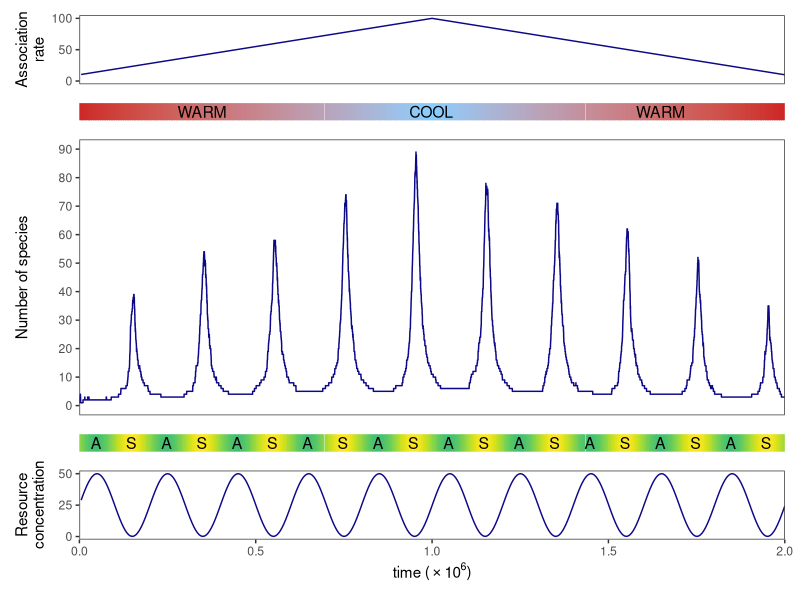

Here is the R script that generated this plot:
library(tidyverse)
library(patchwork)


dat <- read_tsv("../data/fig4_data.tsv", col_types = "ddid-",
                col_names = c("time", "resource", "numTypes", "assocRate")) |>
  mutate(time = time / 1e6)


p1 <- dat |>
  slice(1:400 * 100) |> # Reduce resolution (same quality, smaller file size)
  ggplot(aes(x = time, y = assocRate)) +
  geom_line(color = viridis::plasma(1)) +
  scale_x_continuous(expand = c(0, 0), limits = c(0, NA)) +
  scale_y_continuous(limits = c(0, NA), breaks = c(0, 50, 100)) +
  labs(x = NULL, y = "Association\nrate") +
  theme_bw() +
  theme(panel.grid = element_blank(),
        axis.text.x = element_blank(), axis.ticks.x = element_blank())

p2 <- dat |>
  slice(1:400 * 100) |> # Reduce resolution (same quality, smaller file size)
  ggplot(aes(x = time, y = 0, color = assocRate, fill = assocRate)) +
  geom_tile() +
  scale_x_continuous(expand = c(0, 0)) +
  scale_y_continuous(expand = c(0, 0)) +
  scale_color_gradient(low = "firebrick3", high = "skyblue1") +
  scale_fill_gradient(low = "firebrick3", high = "skyblue1") +
  labs(x = NULL, y = NULL) +
  guides(color = "none", fill = "none") +
  theme_minimal() +
  theme(axis.text = element_blank(), axis.ticks = element_blank()) +
  annotate(geom = "text", x = 0.35, y = 0, label = "WARM", color = "black", size = 4) +
  annotate(geom = "text", x = 1.00, y = 0, label = "COOL", color = "black", size = 4) +
  annotate(geom = "text", x = 1.65, y = 0, label = "WARM", color = "black", size = 4)

p3 <- dat |>
  ggplot(aes(x = time, y = numTypes)) +
  geom_line(color = viridis::plasma(1)) +
  scale_x_continuous(expand = c(0, 0), limits = c(0, NA)) +
  scale_y_continuous(breaks = 0:9 * 10) +
  labs(x = NULL, y = "Number of species") +
  theme_bw() +
  theme(panel.grid = element_blank(),
        axis.text.x = element_blank(), axis.ticks.x = element_blank())

p4 <- (dat |>
         slice(1:400 * 100) |> # Reduce resolution (same quality, smaller file size)
         ggplot(aes(x = time, y = 0, color = resource, fill = resource)) +
         geom_tile() +
         scale_x_continuous(expand = c(0, 0)) +
         scale_y_continuous(expand = c(0, 0)) +
         scale_color_viridis_c(begin = 0.7, direction = -1) +
         scale_fill_viridis_c(begin = 0.7, direction = -1) +
         labs(x = NULL, y = NULL) +
         guides(color = "none", fill = "none") +
         theme_minimal() +
         theme(axis.text = element_blank(), axis.ticks = element_blank())) |>
  (\(plt) reduce(1:20, \(p, i) {
    x <- seq(0.05, 1.95, l = 20)[i]
    lab <- ifelse(i %% 2 == 0, "S", "A")
    p + annotate(geom = "text", x = x, y = 0, label = lab, color = "black", size = 4)
  }, .init = plt))()


p5 <- dat |>
  slice(1:400 * 100) |> # Reduce resolution (same quality, smaller file size)
  ggplot(aes(x = time, y = resource)) +
  geom_line(color = viridis::plasma(1)) +
  scale_x_continuous(expand = c(0, 0), limits = c(0, NA)) +
  scale_y_continuous(breaks = c(0, 25, 50)) +
  labs(x = expression(paste("time (", phantom() %*% 10^6, ")")),
       y = "Resource\nconcentration") +
  theme_bw() +
  theme(panel.grid = element_blank())


p <- (p1 / p2 / p3 / p4 / p5 +
        plot_layout(heights = c(1, 0.25, 4, 0.25, 1), tag_level = "new"))

show(p)
#ggsave("../figures/Fig4.pdf", device = cairo_pdf, width = 6, height = 7)
